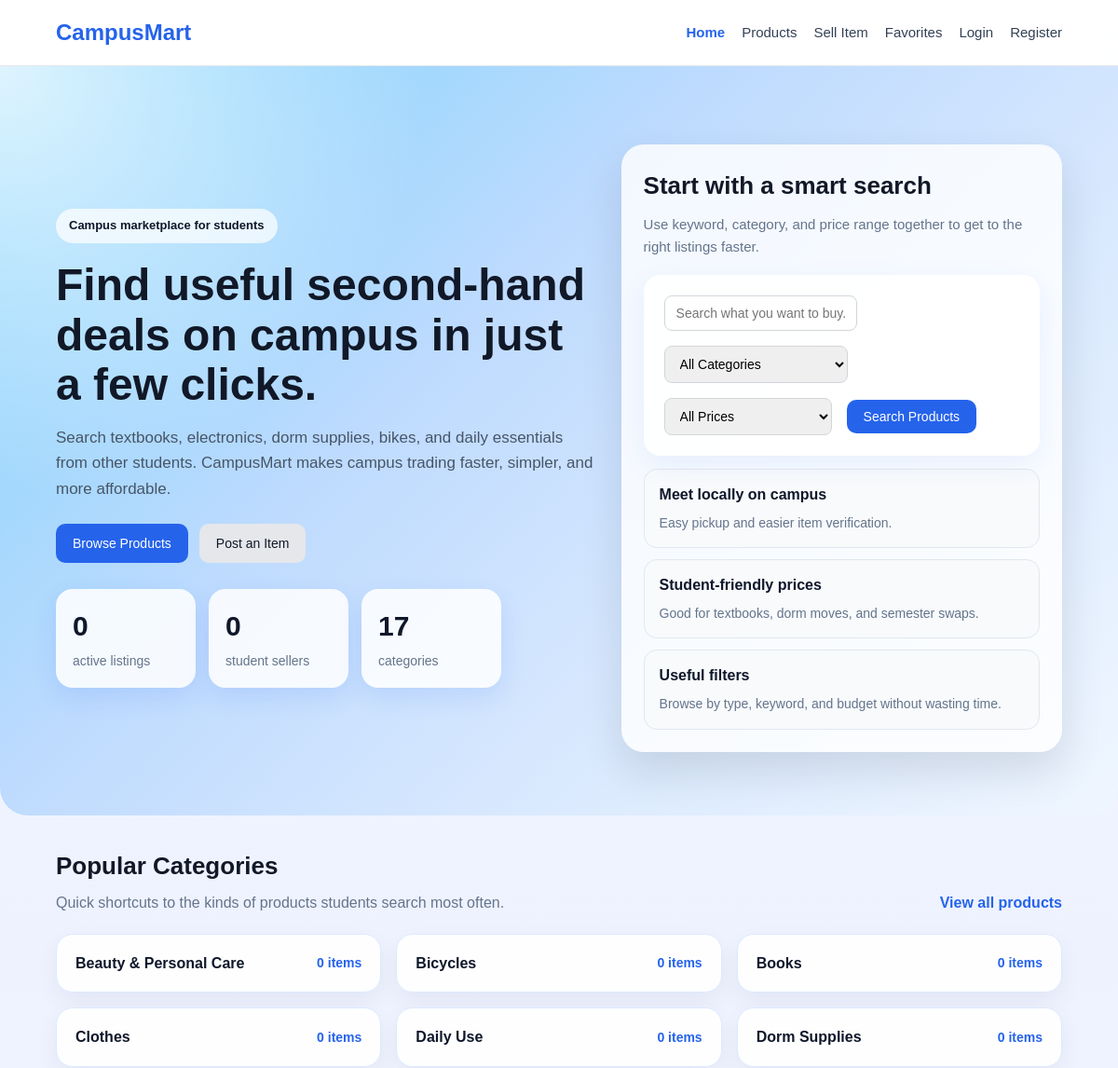
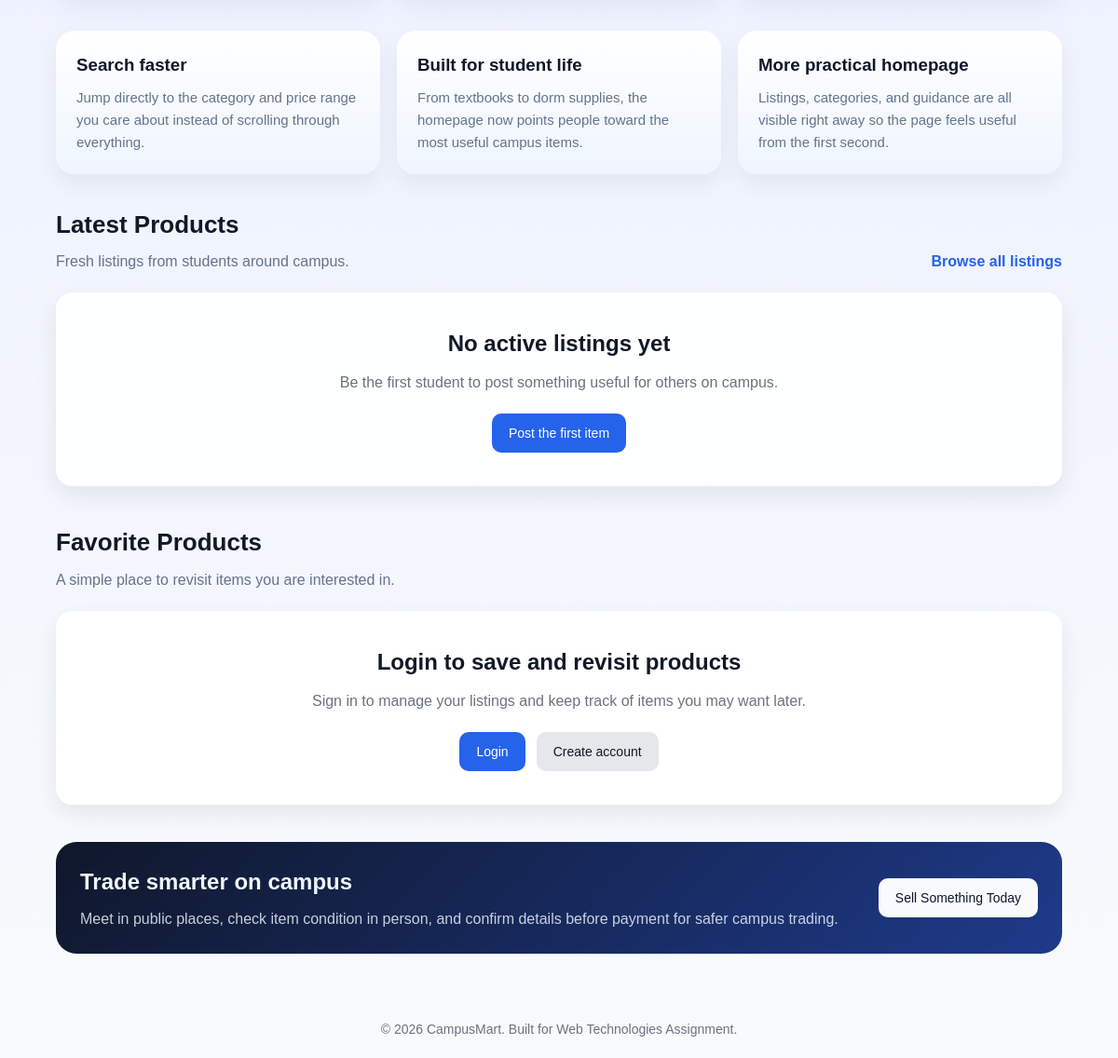
The page / on the database its author committed (2 pictures, top to bottom).
### tables this page shows
CREATE TABLE IF NOT EXISTS categories
(
    id INT AUTO_INCREMENT PRIMARY KEY,
    name VARCHAR(50) NOT NULL UNIQUE
);

### index.php (the view, shortened to what this page needs)
<?php
include 'includes/dbconnect.php';
try {
    $stmt = $pdo->query("SELECT id, name FROM categories ORDER BY name ASC");
    $categories = $stmt->fetchAll(PDO::FETCH_ASSOC);
} catch (PDOException $e) {
    die("Failed to load categories: " . $e->getMessage());
}
try {
    $stmt = $pdo->query("
        SELECT
            COUNT(*) AS product_count,
            COUNT(DISTINCT user_id) AS seller_count
        FROM products
        WHERE status = 'active'
    ");
    $siteStats = $stmt->fetch(PDO::FETCH_ASSOC);
} catch (PDOException $e) {
    $siteStats = ['product_count' => 0, 'seller_count' => 0];
}
try {
    $stmt = $pdo->query("
        SELECT c.id, c.name, COUNT(p.id) AS product_count
        FROM categories c
        LEFT JOIN products p
            ON p.category_id = c.id
           AND p.status = 'active'
        GROUP BY c.id, c.name
        ORDER BY product_count DESC, c.name ASC
        LIMIT 6
    ");
    $featuredCategories = $stmt->fetchAll(PDO::FETCH_ASSOC);
} catch (PDOException $e) {
    $featuredCategories = [];
}
$latestStmt = $pdo->query("SELECT products.*, categories.name AS category_name, users.username
    FROM products
    JOIN categories ON products.category_id = categories.id
    JOIN users ON products.user_id = users.id
    WHERE products.status='active'
    ORDER BY products.created_at DESC LIMIT 8");
$latest_products = $latestStmt->fetchAll(PDO::FETCH_ASSOC);
?>
<!DOCTYPE html>
<html lang="en">
<head>
<link rel="stylesheet" href="assets/css/style.css">
</head>
<body>
<nav class="navbar">
    <div class="container navbar-content">
        <a href="index.php" class="logo">CampusMart</a>
        <div class="nav-links">
            <a href="index.php" class="nav-current">Home</a>
            <a href="products.php">Products</a>
            <a href="add_product.php">Sell Item</a>
            <a href="cart.php">Favorites</a>
            <?php if(isset($_SESSION['user_id'])): ?>
                <a href="my_products.php">My Products</a>
                <a href="logout.php">Logout</a>
            <?php else: ?>
                <a href="login.php">Login</a>
                <a href="register.php">Register</a>
            <?php endif; ?>
        </div>
    </div>
</nav>
<section class="hero">
    <div class="container hero-layout">
        <div class="hero-copy">
            <span class="hero-badge">Campus marketplace for students</span>
            <h1>Find useful second-hand deals on campus in just a few clicks.</h1>
            <p>Search textbooks, electronics, dorm supplies, bikes, and daily essentials from other students. CampusMart makes campus trading faster, simpler, and more affordable.</p>
            <div class="hero-cta-row">
                <a href="products.php" class="btn">Browse Products</a>
                <a href="add_product.php" class="btn btn-secondary">Post an Item</a>
            </div>
            <div class="hero-stats">
                <div class="hero-stat-card">
                    <strong><?php echo (int)($siteStats['product_count'] ?? 0); ?></strong>
                    <span>active listings</span>
                </div>
                <div class="hero-stat-card">
                    <strong><?php echo (int)($siteStats['seller_count'] ?? 0); ?></strong>
                    <span>student sellers</span>
                </div>
                <div class="hero-stat-card">
                    <strong><?php echo count($categories); ?></strong>
                    <span>categories</span>
                </div>
            </div>
        </div>
        <div class="hero-panel">
            <div class="hero-panel-header">
                <h2>Start with a smart search</h2>
                <p>Use keyword, category, and price range together to get to the right listings faster.</p>
            </div>
            <form class="filter-bar hero-search" method="GET" action="products.php">
                <input type="text" name="q" placeholder="Search what you want to buy...">
                <select name="category_id">
                    <option value="0">All Categories</option>
                </select>
                <select name="price_range">
                    <option value="">All Prices</option>
                </select>
                <button type="submit" class="btn">Search Products</button>
            </form>
            <div class="trust-points">
                <div class="trust-point">
                    <strong>Meet locally on campus</strong>
                    <span>Easy pickup and easier item verification.</span>
                </div>
                <div class="trust-point">
                    <strong>Student-friendly prices</strong>
                    <span>Good for textbooks, dorm moves, and semester swaps.</span>
                </div>
                <div class="trust-point">
                    <strong>Useful filters</strong>
                    <span>Browse by type, keyword, and budget without wasting time.</span>
                </div>
            </div>
        </div>
    </div>
</section>
<section class="container homepage-section">
    <div class="section-header">
        <div>
            <h2 class="section-title">Popular Categories</h2>
            <p class="section-subtitle">Quick shortcuts to the kinds of products students search most often.</p>
        </div>
        <a href="products.php" class="section-link">View all products</a>
    </div>
    <div class="category-pills">
        <?php foreach($featuredCategories as $category): ?>
            <a href="products.php?category_id=<?php echo $category['id']; ?>" class="category-pill">
                <span><?php echo htmlspecialchars($category['name']); ?></span>
                <strong><?php echo (int)$category['product_count']; ?> items</strong>
            </a>
        <?php endforeach; ?>
    </div>
</section>
<section class="container homepage-section">
    <div class="feature-strip">
        <div class="feature-card">
            <h3>Search faster</h3>
            <p>Jump directly to the category and price range you care about instead of scrolling through everything.</p>
        </div>
        <div class="feature-card">
            <h3>Built for student life</h3>
            <p>From textbooks to dorm supplies, the homepage now points people toward the most useful campus items.</p>
        </div>
        <div class="feature-card">
            <h3>More practical homepage</h3>
            <p>Listings, categories, and guidance are all visible right away so the page feels useful from the first second.</p>
        </div>
    </div>
</section>
<section class="container homepage-section">
    <div class="section-header">
        <div>
            <h2 class="section-title">Latest Products</h2>
            <p class="section-subtitle">Fresh listings from students around campus.</p>
        </div>
        <a href="products.php" class="section-link">Browse all listings</a>
    </div>
    <?php if (count($latest_products) > 0): ?>
        <div class="product-grid">
            <?php foreach($latest_products as $p): ?>
            <div class="product-card">
                <img
                    src="<?php echo htmlspecialchars(!empty($p['image']) ? $p['image'] : 'assets/images/default-product.png'); ?>"
                    alt="<?php echo htmlspecialchars($p['title']); ?>"
                    class="product-image"
                >
                <div class="product-info">
                    <h3 class="product-title"><?php echo htmlspecialchars($p['title']); ?></h3>
                    <p class="product-price">$<?php echo htmlspecialchars($p['price']); ?></p>
                    <p class="product-meta">Category: <?php echo htmlspecialchars($p['category_name']); ?></p>
                    <p class="product-meta">Seller: <?php echo htmlspecialchars($p['username']); ?></p>
                    <div class="product-actions">
                        <a href="product_detail.php?id=<?php echo $p['id']; ?>" class="btn">View</a>
                        <a href="products.php?category_id=<?php echo $p['category_id']; ?>" class="btn btn-secondary">More Like This</a>
                    </div>
                </div>
            </div>
            <?php endforeach; ?>
        </div>
    <?php else: ?>
        <div class="empty-box">
            <h3>No active listings yet</h3>
            <p>Be the first student to post something useful for others on campus.</p>
            <div class="empty-box-actions">
                <a href="add_product.php" class="btn">Post the first item</a>
            </div>
        </div>
    <?php endif; ?>
</section>
<section class="container homepage-section">
    <div class="section-header">
        <div>
            <h2 class="section-title">Favorite Products</h2>
            <p class="section-subtitle">A simple place to revisit items you are interested in.</p>
        </div>
    </div>
    <?php if(!isset($_SESSION['user_id'])): ?>
        <div class="empty-box">
            <h3>Login to save and revisit products</h3>
            <p>Sign in to manage your listings and keep track of items you may want later.</p>
            <div class="empty-box-actions">
                <a href="login.php" class="btn">Login</a>
                <a href="register.php" class="btn btn-secondary">Create account</a>
            </div>
        </div>
    <?php endif; ?>
</section>
<section class="container homepage-section">
    <div class="info-banner">
        <div>
            <h2>Trade smarter on campus</h2>
            <p>Meet in public places, check item condition in person, and confirm details before payment for safer campus trading.</p>
        </div>
        <a href="add_product.php" class="btn">Sell Something Today</a>
    </div>
</section>
<footer class="footer">
    <div class="container">
        <p>&copy; 2026 CampusMart. Built for Web Technologies Assignment.</p>
    </div>
</footer>
</body>
</html>

### rows shown on the page
categories: name "Beauty & Personal Care", product_count "0"
categories: name "Bicycles", product_count "0"
categories: name "Books", product_count "0"
categories: name "Clothes", product_count "0"
categories: name "Daily Use", product_count "0"
categories: name "Dorm Supplies", product_count "0"

### other values the page prints
$siteStats['product_count'] "0"
$siteStats['seller_count'] "0"
count($categories) "17"
